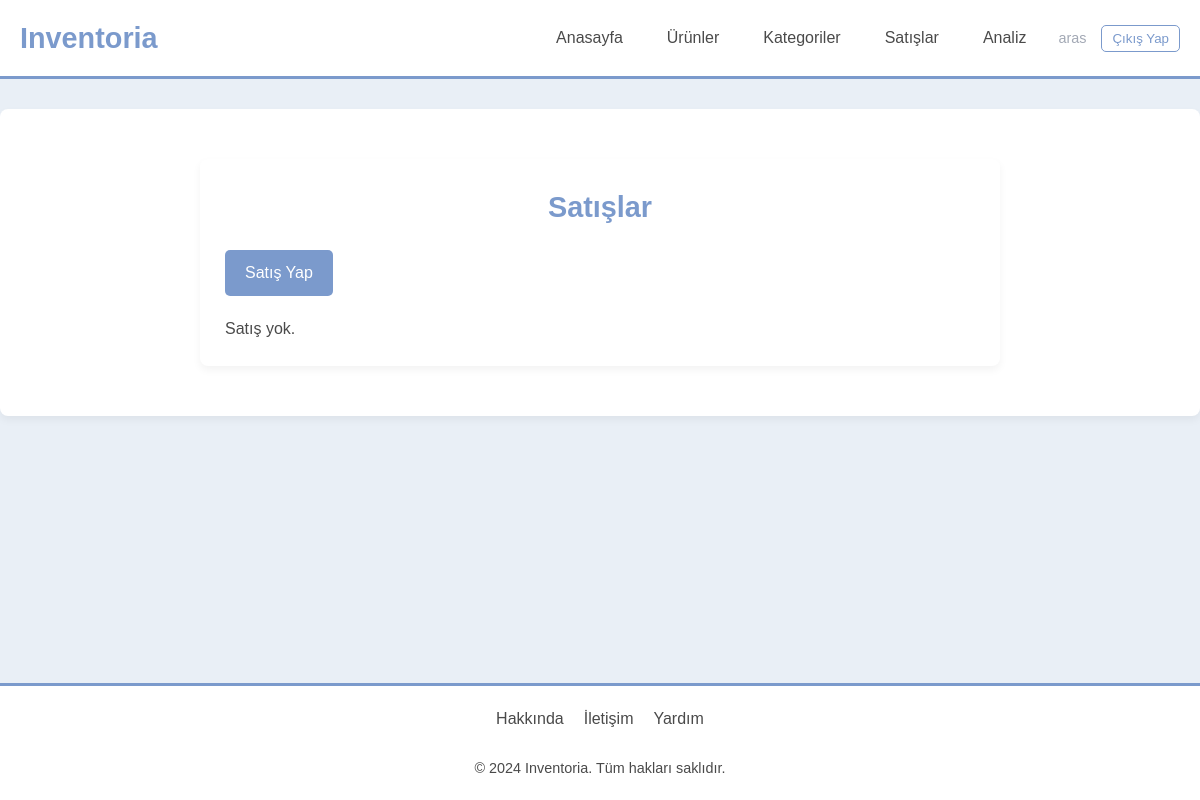
Page /sale/ (signed in) on the earlier database version.
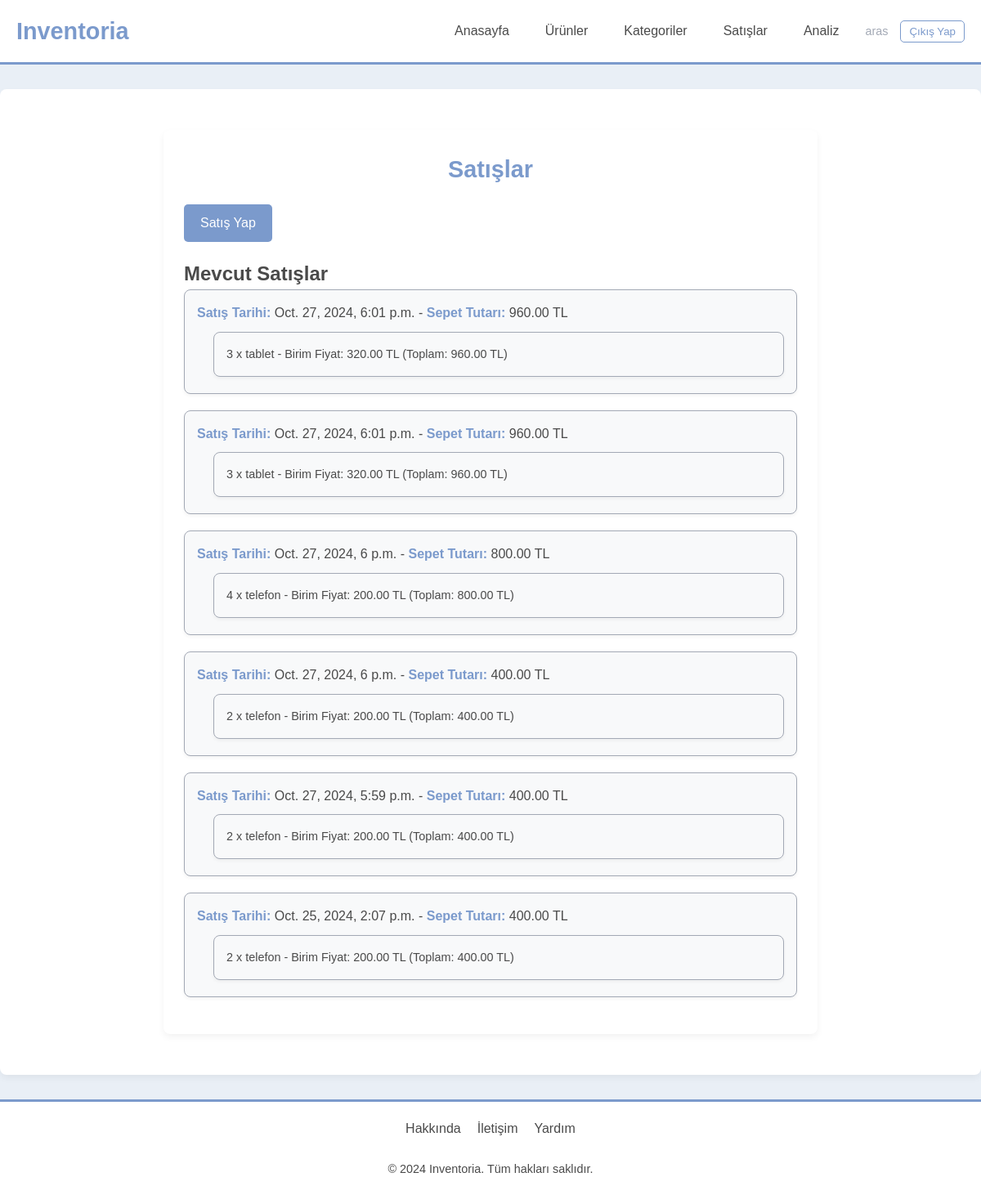
Same page on the later database version.
### sale/models.py (models this page shows, shortened)
class Sale(models.Model):
    user = models.ForeignKey(
        User,
        on_delete=models.CASCADE,
        help_text="User who made the sale."
    )
    total_price = models.DecimalField(
        max_digits=10,
        decimal_places=2,
        default=0.00,
        help_text="Total price of the sale."
    )
    sale_date = models.DateTimeField(
        auto_now_add=True,
        help_text="Date when the sale was made."
    )

class SaleItem(models.Model):
    sale = models.ForeignKey(
        Sale,
        on_delete=models.CASCADE,
        related_name="items",
        help_text="Sale to which this item belongs."
    )
    product = models.ForeignKey(
        Product,
        on_delete=models.CASCADE,
        help_text="Product sold."
    )
    quantity = models.PositiveIntegerField(
        help_text="Quantity of the product sold."
    )
    sale_price = models.DecimalField(
        max_digits=10,
        decimal_places=2,
        help_text="Sale price of the product."
    )

### inventory/models.py (models this page shows, shortened)
class Product(models.Model):
    owner = models.ForeignKey(
        User,
        on_delete=models.CASCADE,
        help_text="Product owner."
    )
    name = models.CharField(
        max_length=100,
        help_text="Product name."
    )
    description = models.TextField(
        help_text="Detailed product description."
    )
    cost_price = models.DecimalField(
        max_digits=10,
        decimal_places=2,
        help_text="Product cost price."
    )
    sale_price = models.DecimalField(
        max_digits=10,
        decimal_places=2,
        help_text="Product sale price."
    )
    quantity = models.PositiveIntegerField(
        default=0,
        help_text="Quantity available in stock."
    )
    category = models.ForeignKey(
        Category,
        on_delete=models.CASCADE,
        help_text="Product category."
    )
    is_active = models.BooleanField(
        default=True
    )
    created_at = models.DateTimeField(
        auto_now_add=True,
        help_text="Creation timestamp."
    )
    updated_at = models.DateTimeField(
        auto_now=True,
        help_text="Last update timestamp."
    )
    deleted_at = models.DateTimeField(
        null=True,
        blank=True,
        help_text="Timestamp when the product was deleted, if applicable."
    )

### sale/views.py (the view)
# urls.py: path('', sale_list, name='sale_list'),
@login_required
def sale_list(request):
    sales = Sale.objects.filter(user=request.user).order_by('-sale_date')
    return render(request,'sale_list.html', {'sales': sales})

### sale/templatetags/custom_filters.py (called while the page is built)
@register.filter
def unit_price(sale_price, quantity):
    if quantity > 0:
        return sale_price / quantity
    return 0

### sale/templates/sale_list.html (shortened to what this page needs)
{% extends "base.html" %}
{% load custom_filters %}
{% load static %}
{% block custom_css %}
<link rel="stylesheet" href="{% static 'css/sale/sales_page.css' %}">
{% endblock custom_css %}
{% block content %}
<div class="sales-page-container">
    <h1>Satışlar</h1>
    <a href="{% url 'sales:create_sale' %}">Satış Yap</a>
    {% if sales %}
        <h2>Mevcut Satışlar</h2>
        <ul>
            {% for sale in sales %}
                <li>
                    <strong>Satış Tarihi:</strong> {{ sale.sale_date }} -
                    <strong>Sepet Tutarı:</strong> {{ sale.total_price|floatformat:2 }} TL
                    <ul>
                        {% for item in sale.items.all %}
                            <li>
                                {{ item.quantity }} x {{ item.product.name }} -
                                Birim Fiyat: {{ item.sale_price|unit_price:item.quantity|floatformat:2 }} TL
                                (Toplam: {{ item.sale_price|floatformat:2 }} TL)
                            </li>
                        {% endfor %}
                    </ul>
                </li>
            {% endfor %}
        </ul>
    {% else %}
        <p>Satış yok.</p>
    {% endif %}
</div>
{% endblock content %}

Differences in the rows shown:
added Sale: sale_date "Oct. 27, 2024, 6:01 p.m.", total_price "960.00"
added SaleItem: quantity "3", product.name "tablet", sale_price|unit_price "320.00", sale_price "960.00", shown under "Oct. 27, 2024, 6:01 p.m."
added Sale: sale_date "Oct. 27, 2024, 6:01 p.m.", total_price "960.00"
added SaleItem: quantity "3", product.name "tablet", sale_price|unit_price "320.00", sale_price "960.00", shown under "Oct. 27, 2024, 6:01 p.m."
added Sale: sale_date "Oct. 27, 2024, 6 p.m.", total_price "800.00"
added SaleItem: quantity "4", product.name "telefon", sale_price|unit_price "200.00", sale_price "800.00", shown under "Oct. 27, 2024, 6 p.m."
added Sale: sale_date "Oct. 27, 2024, 6 p.m.", total_price "400.00"
added SaleItem: quantity "2", product.name "telefon", sale_price|unit_price "200.00", sale_price "400.00", shown under "Oct. 27, 2024, 6 p.m."
added Sale: sale_date "Oct. 27, 2024, 5:59 p.m.", total_price "400.00"
added SaleItem: quantity "2", product.name "telefon", sale_price|unit_price "200.00", sale_price "400.00", shown under "Oct. 27, 2024, 5:59 p.m."
added Sale: sale_date "Oct. 25, 2024, 2:07 p.m.", total_price "400.00"
added SaleItem: quantity "2", product.name "telefon", sale_price|unit_price "200.00", sale_price "400.00", shown under "Oct. 25, 2024, 2:07 p.m."
Other differences:
text no longer shown: "Satış yok."
text now shown: "Mevcut Satışlar"
